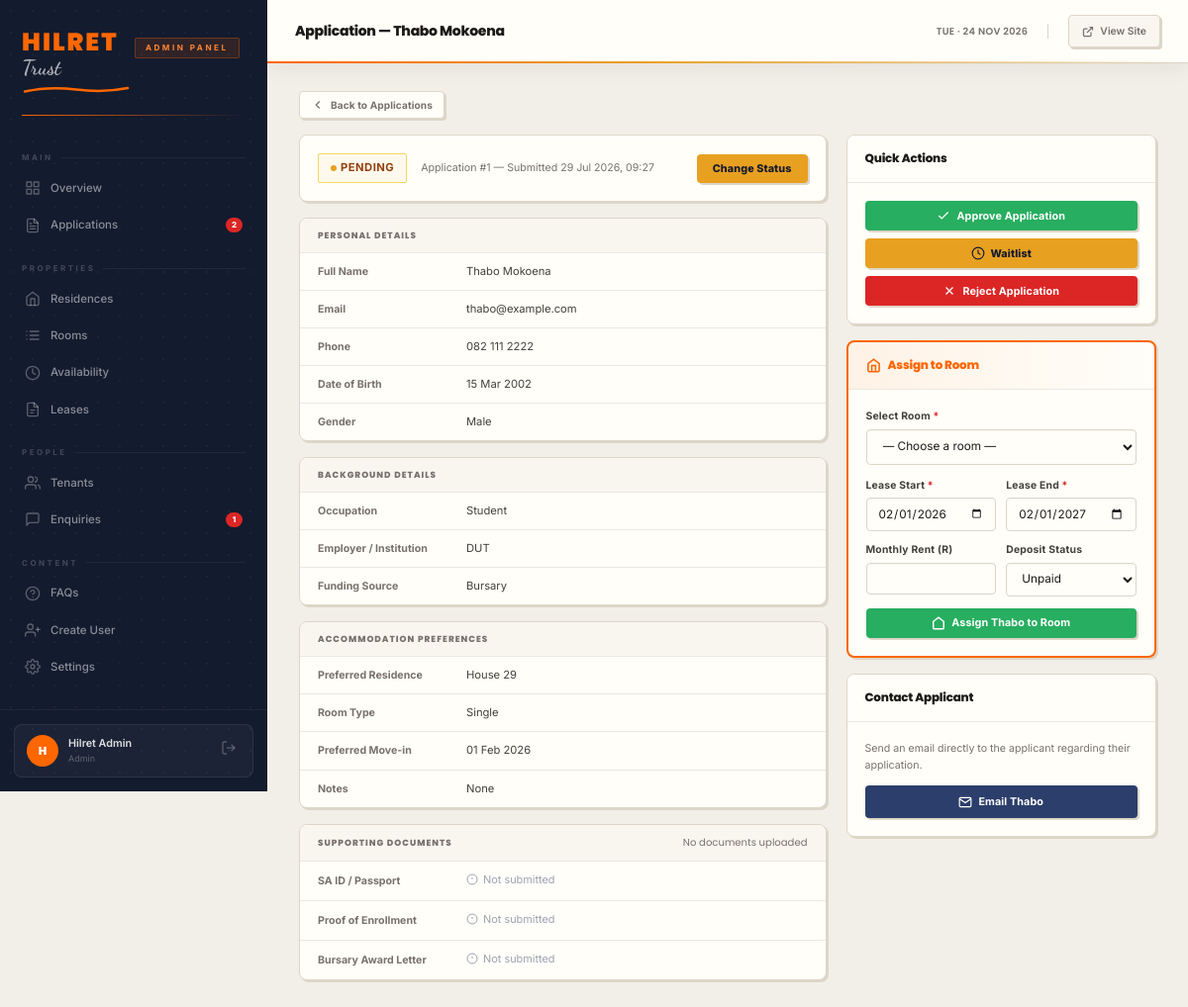
The page /dashboard/application-view.php?id=1 (signed in) on the database its author committed.
### tables this page shows
CREATE TABLE IF NOT EXISTS users (
  id            INT AUTO_INCREMENT PRIMARY KEY,
  name          VARCHAR(100)  NOT NULL,
  email         VARCHAR(150)  UNIQUE NOT NULL,
  password_hash VARCHAR(255)  NOT NULL,
  role          ENUM('admin','manager') DEFAULT 'admin',
  last_login    DATETIME      NULL,
  created_at    TIMESTAMP     DEFAULT CURRENT_TIMESTAMP
);

CREATE TABLE IF NOT EXISTS applications (
  id                  INT AUTO_INCREMENT PRIMARY KEY,
   
  first_name          VARCHAR(100)  NOT NULL,
  last_name           VARCHAR(100)  NOT NULL,
  email               VARCHAR(150)  NOT NULL,
  phone               VARCHAR(30)   NOT NULL,
  dob                 DATE,
  gender              ENUM('male','female','other') DEFAULT 'male',
   
  occupation          VARCHAR(50)   NOT NULL,
  employer            VARCHAR(200),
  funding_source      VARCHAR(50)   NOT NULL,
   
  preferred_residence VARCHAR(50),
  room_type           VARCHAR(50)   DEFAULT 'single',
  move_in_date        DATE,
  notes               TEXT,
   
  status              ENUM('pending','approved','rejected','waitlisted') DEFAULT 'pending',
  reviewed_by         INT           NULL,
  reviewed_at         DATETIME      NULL,
  review_notes        TEXT,
  terms_accepted      TINYINT(1)    DEFAULT 0,
   
  doc_id_path          VARCHAR(255)  NULL,
  doc_enrollment_path  VARCHAR(255)  NULL,
  doc_bursary_path     VARCHAR(255)  NULL,
  doc_sponsorship_path VARCHAR(255)  NULL,
  doc_income_path      VARCHAR(255)  NULL,
  submitted_at        TIMESTAMP     DEFAULT CURRENT_TIMESTAMP,
  viewed_at           DATETIME      NULL,
  FOREIGN KEY (reviewed_by) REFERENCES users(id) ON DELETE SET NULL
);

### dashboard/application-view.php (the view, shortened to what the rows shown need)
<?php
require_once __DIR__ . '/partials/auth-check.php';
require_once dirname(__DIR__) . '/backend/db.php';
$id = (int)($_GET['id'] ?? 0);
$pdo  = db();
$app  = $pdo->prepare('SELECT * FROM applications WHERE id = ?');
$app->execute([$id]);
$app  = $app->fetch();
if (empty($app['viewed_at'])) {
    $pdo->prepare('UPDATE applications SET viewed_at = NOW() WHERE id = ?')->execute([$id]);
    $app['viewed_at'] = date('Y-m-d H:i:s');
}
$existingResident = $pdo->prepare(
    "SELECT res.id, rm.room_number, prop.name AS block_name, res.lease_end
     FROM residents res
     JOIN rooms rm ON rm.id = res.room_id
     JOIN residences prop ON prop.id = rm.residence_id
     WHERE res.application_id = ? AND res.status = 'active'"
);
$existingResident->execute([$id]);
$existingResident = $existingResident->fetch();
$availableRooms = $pdo->query(
    "SELECT rm.id, rm.room_number, rm.floor, rm.type, rm.price,
            prop.id AS res_id, prop.name AS res_name
     FROM rooms rm
     JOIN residences prop ON prop.id = rm.residence_id
     WHERE rm.status = 'available' AND prop.status = 'active'
     ORDER BY prop.name, rm.floor, rm.room_number"
)->fetchAll();
$pageTitle = 'Application — ' . $app['first_name'] . ' ' . $app['last_name'];
?>
<?php include __DIR__ . '/partials/head.php'; ?>
<?php include __DIR__ . '/partials/sidebar.php'; ?>
<?php include __DIR__ . '/partials/topbar.php'; ?>
<main class="dash-content">
  <div class="detail-grid">
    <div>
      <div class="card" style="margin-bottom:16px">
        <div class="card-body" style="display:flex;align-items:center;justify-content:space-between;flex-wrap:wrap;gap:12px">
          <div>
            <span class="badge badge--<?= $app['status'] ?>" style="font-size:.8rem;padding:5px 12px">
              <span class="status-dot"></span> <?= ucfirst($app['status']) ?>
            </span>
            <span class="text-muted text-sm" style="margin-left:10px">
              Application #<?= $app['id'] ?> &mdash; Submitted <?= date('d M Y, H:i', strtotime($app['submitted_at'])) ?>
            </span>
          </div>
        </div>
      </div>
      <div class="detail-section">
        <div class="detail-row"><span class="detail-row__key">Full Name</span><span class="detail-row__val"><?= htmlspecialchars($app['first_name'] . ' ' . $app['last_name']) ?></span></div>
        <div class="detail-row"><span class="detail-row__key">Email</span><span class="detail-row__val"><a href="mailto:<?= htmlspecialchars($app['email']) ?>" style="color:var(--clr-navy)"><?= htmlspecialchars($app['email']) ?></a></span></div>
        <div class="detail-row"><span class="detail-row__key">Phone</span><span class="detail-row__val"><?= htmlspecialchars($app['phone']) ?></span></div>
        <div class="detail-row"><span class="detail-row__key">Date of Birth</span><span class="detail-row__val"><?= $app['dob'] ? date('d M Y', strtotime($app['dob'])) : '—' ?></span></div>
        <div class="detail-row"><span class="detail-row__key">Gender</span><span class="detail-row__val"><?= ucfirst(htmlspecialchars($app['gender'])) ?></span></div>
      </div>
      <div class="detail-section">
        <div class="detail-row"><span class="detail-row__key">Occupation</span><span class="detail-row__val"><?= ucwords(str_replace('-',' ', htmlspecialchars($app['occupation']))) ?></span></div>
        <div class="detail-row"><span class="detail-row__key">Employer / Institution</span><span class="detail-row__val"><?= htmlspecialchars($app['employer'] ?: '—') ?></span></div>
        <div class="detail-row"><span class="detail-row__key">Funding Source</span><span class="detail-row__val"><?= ucwords(str_replace('-',' ', htmlspecialchars($app['funding_source']))) ?></span></div>
      </div>
      <div class="detail-section">
        <div class="detail-row"><span class="detail-row__key">Preferred Residence</span><span class="detail-row__val"><?= htmlspecialchars(str_replace(['house','house-'],['House ','House '],$app['preferred_residence'])) ?></span></div>
        <div class="detail-row"><span class="detail-row__key">Room Type</span><span class="detail-row__val"><?= ucfirst(htmlspecialchars($app['room_type'])) ?></span></div>
        <div class="detail-row"><span class="detail-row__key">Preferred Move-in</span><span class="detail-row__val"><?= $app['move_in_date'] ? date('d M Y', strtotime($app['move_in_date'])) : '—' ?></span></div>
        <div class="detail-row"><span class="detail-row__key">Notes</span><span class="detail-row__val"><?= htmlspecialchars($app['notes'] ?: 'None') ?></span></div>
      </div>
    </div>
    <div>
      <?php if (!$existingResident && $app['status'] !== 'rejected'): ?>
      <div class="card" style="margin-bottom:16px;border:2px solid var(--orange);border-radius:var(--r-md)">
        <div class="card-body">
          <?php if (!$availableRooms): ?>
            <p class="text-muted text-sm">No rooms available at the moment. <a href="rooms.php" style="color:var(--orange)">View rooms →</a></p>
          <?php else: ?>
          <form id="assign-app-form">
            <div class="field" style="margin-bottom:12px">
              <label>Select Room <span style="color:var(--red)">*</span></label>
              <select name="room_id" id="assign-room-select" required
                style="padding:9px 12px;border:1px solid var(--border);border-radius:var(--r-sm);font-family:var(--font-body);font-size:.84rem;background:var(--surface);width:100%;outline:none"
                onchange="prefillRentFromRoom(this)">
                <option value="">— Choose a room —</option>
              </select>
            </div>
            <div style="display:grid;grid-template-columns:1fr 1fr;gap:10px;margin-bottom:12px">
              <div class="field">
                <label>Lease Start <span style="color:var(--red)">*</span></label>
                <input type="date" name="lease_start" id="av-lease-start" required
                  value="<?= $app['move_in_date'] ?? date('Y-m-d') ?>"
                  style="padding:8px 11px;border:1px solid var(--border);border-radius:var(--r-sm);font-family:var(--font-body);font-size:.84rem;background:var(--surface);width:100%;outline:none">
              </div>
              <div class="field">
                <label>Lease End <span style="color:var(--red)">*</span></label>
                <input type="date" name="lease_end" id="av-lease-end" required
                  value="<?= date('Y-m-d', strtotime(($app['move_in_date'] ?? date('Y-m-d')) . ' +12 months')) ?>"
                  style="padding:8px 11px;border:1px solid var(--border);border-radius:var(--r-sm);font-family:var(--font-body);font-size:.84rem;background:var(--surface);width:100%;outline:none">
              </div>
              <div class="field">
                <label>Monthly Rent (R)</label>
                <input type="number" name="monthly_rent" id="av-rent" step="50" min="0"
                  style="padding:8px 11px;border:1px solid var(--border);border-radius:var(--r-sm);font-family:var(--font-body);font-size:.84rem;background:var(--surface);width:100%;outline:none">
              </div>
              <div class="field">
                <label>Deposit Status</label>
                <select name="deposit_status"
                  style="padding:8px 11px;border:1px solid var(--border);border-radius:var(--r-sm);font-family:var(--font-body);font-size:.84rem;background:var(--surface);width:100%;outline:none">
                  <option value="unpaid">Unpaid</option>
                </select>
              </div>
            </div>
            <button type="submit" class="btn btn--primary w-full" id="av-submit">
              <svg width="14" height="14" viewBox="0 0 24 24" fill="none" stroke="currentColor" stroke-width="2.5"><path d="M3 9l9-7 9 7v11a2 2 0 0 1-2 2H5a2 2 0 0 1-2-2z"/></svg>
              Assign <?= htmlspecialchars($app['first_name']) ?> to Room
            </button>
          </form>
          <?php endif; ?>
        </div>
      </div>
      <?php endif; ?>
      <div class="card">
        <div class="card-body">
          <p class="text-muted text-sm" style="margin-bottom:12px">Send an email directly to the applicant regarding their application.</p>
          <a href="mailto:<?= htmlspecialchars($app['email']) ?>?subject=Your+Hilret+Trust+Application+%23<?= $app['id'] ?>" class="btn btn--navy w-full">
            <svg width="14" height="14" viewBox="0 0 24 24" fill="none" stroke="currentColor" stroke-width="2"><path d="M4 4h16c1.1 0 2 .9 2 2v12c0 1.1-.9 2-2 2H4c-1.1 0-2-.9-2-2V6c0-1.1.9-2 2-2z"/><polyline points="22,6 12,13 2,6"/></svg>
            Email <?= htmlspecialchars($app['first_name']) ?>
          </a>
        </div>
      </div>
    </div>
  </div>
</main>
<?php include __DIR__ . '/partials/foot.php'; ?>

### dashboard/partials/sidebar.php (shortened to what the rows shown need)
<?php
try {
    require_once dirname(__DIR__, 2) . '/backend/db.php';
} catch (Exception $e) {}
$initials = strtoupper(substr($user['name'] ?? 'A', 0, 1));
?>
<aside class="dash-sidebar">
  <div class="sidebar-footer">
    <div class="sidebar-user">
      <div class="sidebar-user__avatar"><?= htmlspecialchars($initials) ?></div>
      <div class="sidebar-user__info">
        <div class="sidebar-user__name"><?= htmlspecialchars($user['name'] ?? '') ?></div>
        <div class="sidebar-user__role"><?= htmlspecialchars($user['role'] ?? '') ?></div>
      </div>
      <a href="/dashboard/logout.php" class="sidebar-logout" title="Log out">
        <svg width="16" height="16" viewBox="0 0 24 24" fill="none" stroke="currentColor" stroke-width="2">
          <path d="M9 21H5a2 2 0 0 1-2-2V5a2 2 0 0 1 2-2h4"/>
          <polyline points="16 17 21 12 16 7"/>
          <line x1="21" y1="12" x2="9" y2="12"/>
        </svg>
      </a>
    </div>
  </div>
</aside>

### dashboard/partials/topbar.php (shortened to what the rows shown need)
<?php
$topbarTitle    = $pageTitle    ?? 'Dashboard';
?>
<header class="dash-topbar">
  <div class="topbar-title">
    <h1><?= htmlspecialchars($topbarTitle) ?></h1>
  </div>
</header>

### rows shown on the page
users: name "H", name "Hilret Admin", role "Admin"
applications: topbarTitle "Application — Thabo Mokoena", status "PENDING", id "1", submitted_at "29 Jul 2026, 09:27", first_name+last_name "Thabo Mokoena", email "thabo@example.com", phone "082 111 2222", dob "15 Mar 2002", gender "Male", occupation "Student", employer "DUT", funding_source "Bursary", preferred_residence "House 29", room_type "Single", move_in_date "01 Feb 2026", notes "None", lease_start "02/01/2026", lease_end "02/01/2027", first_name "Thabo"

### other values the page prints
$label "Overview Applications Residences Rooms Availability Leases Tenants Enquiries FAQs Create User Settings"
$badge "2 1"
$doc['label'] "SA ID / Passport"
$doc['label'] "Proof of Enrollment"
$doc['label'] "Bursary Award Letter"
